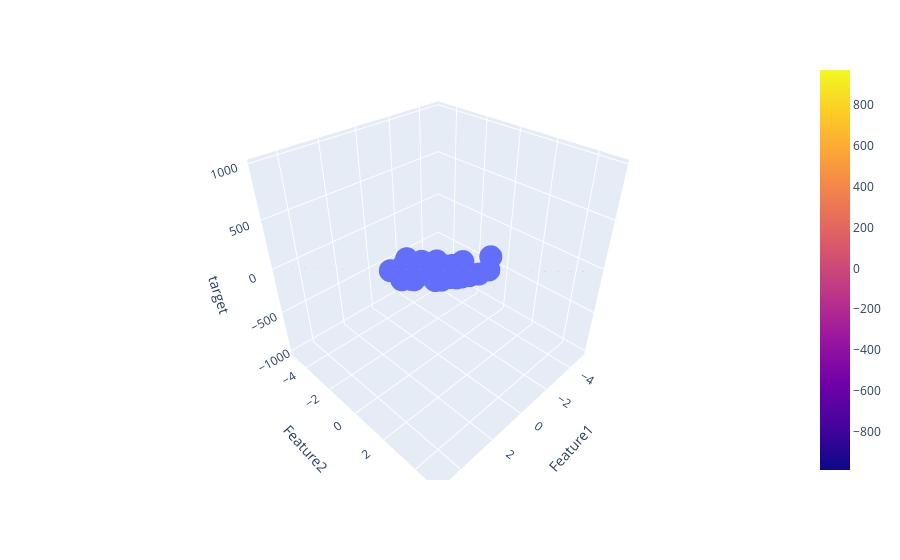

Write notebook code for a chart like this one.
### Code cell
fig = px.scatter_3d(df, x='Feature1', y='Feature2', z='target')

fig.add_trace(go.Surface(x = x, y = y, z =z_final ))

fig.show()
